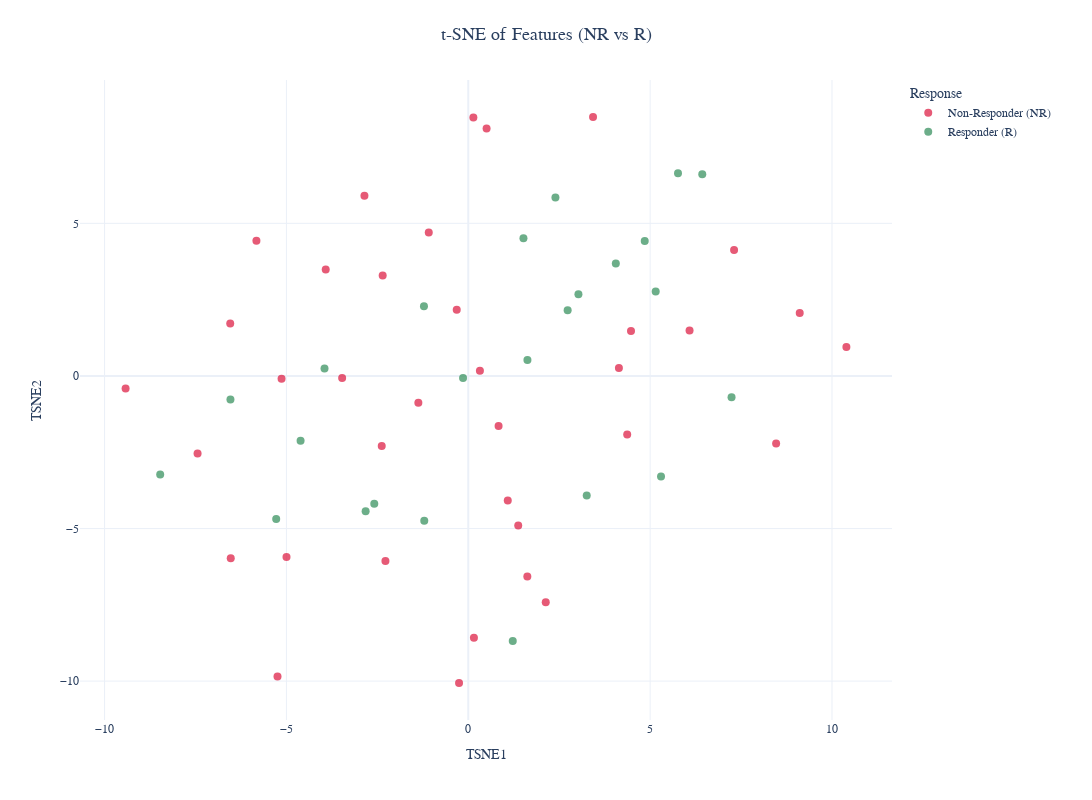
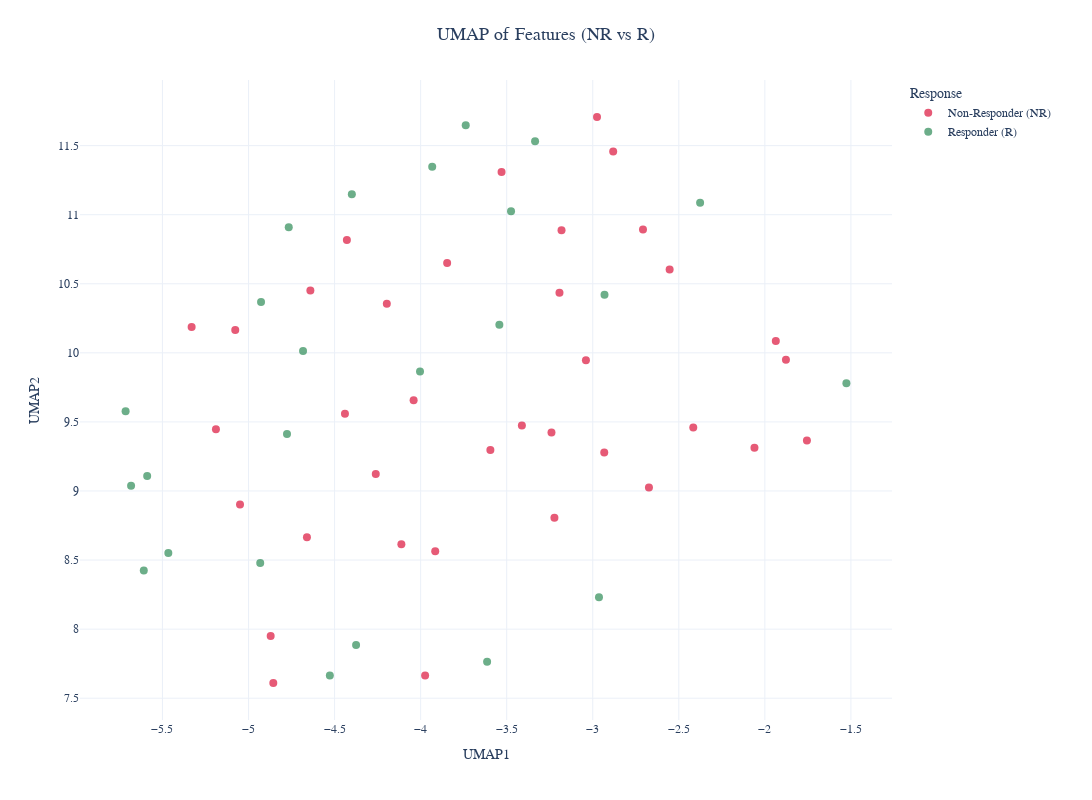

The notebook cell saved with these charts, in order:
### Code cell
# %%

# [8] Dimensionality Reduction
print("\n--- Generating Dimensionality Reduction Visualizations ---")
dim_reduction_plots = create_dimensionality_reduction_plots(X, y, df_metadata)

print("\nDimensionality Reduction (NR vs R only):")

for plot_name, plot_fig in dim_reduction_plots.items():
    print(f"\nShowing {plot_name.upper()} plot...")
    plot_fig.show()

### Figure 1 — Plotly figure (JSON) as saved in the notebook; plotly's stock layout.template omitted (floating-point values rounded to 4 significant figures)
{"data": [{"hovertemplate": "Response=Non-Responder (NR)<br>TSNE1=%{x}<br>TSNE2=%{y}<extra></extra>", "legendgroup": "Non-Responder (NR)", "marker": {"color": "#DC143C", "opacity": 0.7, "size": 8, "symbol": "circle"}, "mode": "markers", "name": "Non-Responder (NR)", "orientation": "v", "showlegend": true, "type": "scatter", "x": [-6.531, -9.422, 0.1552, -4.998, 3.43, -0.2538, 1.624, -6.545, -2.354, -2.855, 10.4, 0.5035, 8.464, 0.8335, 1.373, -3.919, 9.113, -0.3174, 1.086, -5.825, -7.443, -5.133, 7.308, -2.278, 2.13, 4.474, 4.142, 0.32, 6.084, -3.468, 0.1397, -1.373, -2.379, -1.086, -5.245, 4.37], "xaxis": "x", "y": [-5.976, -0.4123, -8.581, -5.933, 8.486, -10.06, -6.574, 1.715, 3.291, 5.905, 0.9458, 8.107, -2.216, -1.641, -4.9, 3.492, 2.061, 2.173, -4.078, 4.429, -2.54, -0.09535, 4.128, -6.063, -7.413, 1.474, 0.2567, 0.1664, 1.489, -0.06811, 8.467, -0.8808, -2.295, 4.703, -9.852, -1.922], "yaxis": "y"}, {"hovertemplate": "Response=Responder (R)<br>TSNE1=%{x}<br>TSNE2=%{y}<extra></extra>", "legendgroup": "Responder (R)", "marker": {"color": "#2E8B57", "opacity": 0.7, "size": 8, "symbol": "circle"}, "mode": "markers", "name": "Responder (R)", "orientation": "v", "showlegend": true, "type": "scatter", "x": [7.238, 1.517, -6.539, -5.281, -1.218, 3.257, 2.396, -3.952, 6.434, -4.611, 3.029, 4.057, 4.851, 2.732, 5.766, -2.822, 1.223, -1.21, -0.1437, -2.584, 1.626, 5.153, -8.47, 5.299], "xaxis": "x", "y": [-0.6966, 4.513, -0.7735, -4.689, 2.288, -3.918, 5.851, 0.2403, 6.61, -2.127, 2.681, 3.682, 4.419, 2.156, 6.642, -4.431, -8.684, -4.747, -0.06938, -4.189, 0.5211, 2.771, -3.228, -3.294], "yaxis": "y"}], "layout": {"font": {"family": "Arial, sans-serif", "size": 14}, "height": 800, "legend": {"font": {"size": 12}, "title": {"text": "Response"}, "tracegroupgap": 0, "x": 1.02, "xanchor": "left", "y": 1, "yanchor": "top"}, "margin": {"b": 80, "l": 80, "r": 200, "t": 80}, "title": {"font": {"size": 18}, "text": "t-SNE of Features (NR vs R)", "x": 0.5}, "width": 1200, "xaxis": {"anchor": "y", "domain": [0, 1], "tickfont": {"size": 12}, "title": {"font": {"size": 14}, "text": "TSNE1"}}, "yaxis": {"anchor": "x", "domain": [0, 1], "tickfont": {"size": 12}, "title": {"font": {"size": 14}, "text": "TSNE2"}}}}

### Figure 2 — Plotly figure (JSON) as saved in the notebook; plotly's stock layout.template omitted (floating-point values rounded to 4 significant figures)
{"data": [{"hovertemplate": "Response=Non-Responder (NR)<br>UMAP1=%{x}<br>UMAP2=%{y}<extra></extra>", "legendgroup": "Non-Responder (NR)", "marker": {"color": "#DC143C", "opacity": 0.7, "size": 8, "symbol": "circle"}, "mode": "markers", "name": "Non-Responder (NR)", "orientation": "v", "showlegend": true, "type": "scatter", "x": [-2.975, -2.708, -1.936, -2.881, -4.661, -1.878, -2.06, -3.04, -3.595, -3.412, -5.077, -4.112, -4.196, -4.44, -2.416, -3.223, -5.33, -4.641, -2.933, -2.673, -2.553, -3.193, -5.189, -3.53, -1.756, -4.871, -4.856, -4.428, -5.049, -4.041, -3.915, -3.846, -3.181, -3.24, -4.261, -3.974], "xaxis": "x", "y": [11.71, 10.89, 10.09, 11.46, 8.665, 9.951, 9.313, 9.947, 9.296, 9.473, 10.17, 8.615, 10.36, 9.558, 9.46, 8.806, 10.19, 10.45, 9.279, 9.026, 10.6, 10.43, 9.448, 11.31, 9.366, 7.951, 7.61, 10.82, 8.902, 9.658, 8.563, 10.65, 10.89, 9.423, 9.123, 7.665], "yaxis": "y"}, {"hovertemplate": "Response=Responder (R)<br>UMAP1=%{x}<br>UMAP2=%{y}<extra></extra>", "legendgroup": "Responder (R)", "marker": {"color": "#2E8B57", "opacity": 0.7, "size": 8, "symbol": "circle"}, "mode": "markers", "name": "Responder (R)", "orientation": "v", "showlegend": true, "type": "scatter", "x": [-4.683, -4.527, -2.932, -3.335, -4.927, -2.964, -4.375, -4.004, -5.466, -3.543, -4.932, -5.589, -5.682, -4.776, -5.608, -3.933, -1.526, -3.475, -4.4, -3.738, -4.766, -5.714, -2.376, -3.614], "xaxis": "x", "y": [10.01, 7.664, 10.42, 11.53, 10.37, 8.232, 7.885, 9.865, 8.551, 10.2, 8.478, 9.108, 9.038, 9.412, 8.425, 11.35, 9.78, 11.03, 11.15, 11.65, 10.91, 9.577, 11.09, 7.763], "yaxis": "y"}], "layout": {"font": {"family": "Arial, sans-serif", "size": 14}, "height": 800, "legend": {"font": {"size": 12}, "title": {"text": "Response"}, "tracegroupgap": 0, "x": 1.02, "xanchor": "left", "y": 1, "yanchor": "top"}, "margin": {"b": 80, "l": 80, "r": 200, "t": 80}, "title": {"font": {"size": 18}, "text": "UMAP of Features (NR vs R)", "x": 0.5}, "width": 1200, "xaxis": {"anchor": "y", "domain": [0, 1], "tickfont": {"size": 12}, "title": {"font": {"size": 14}, "text": "UMAP1"}}, "yaxis": {"anchor": "x", "domain": [0, 1], "tickfont": {"size": 12}, "title": {"font": {"size": 14}, "text": "UMAP2"}}}}
